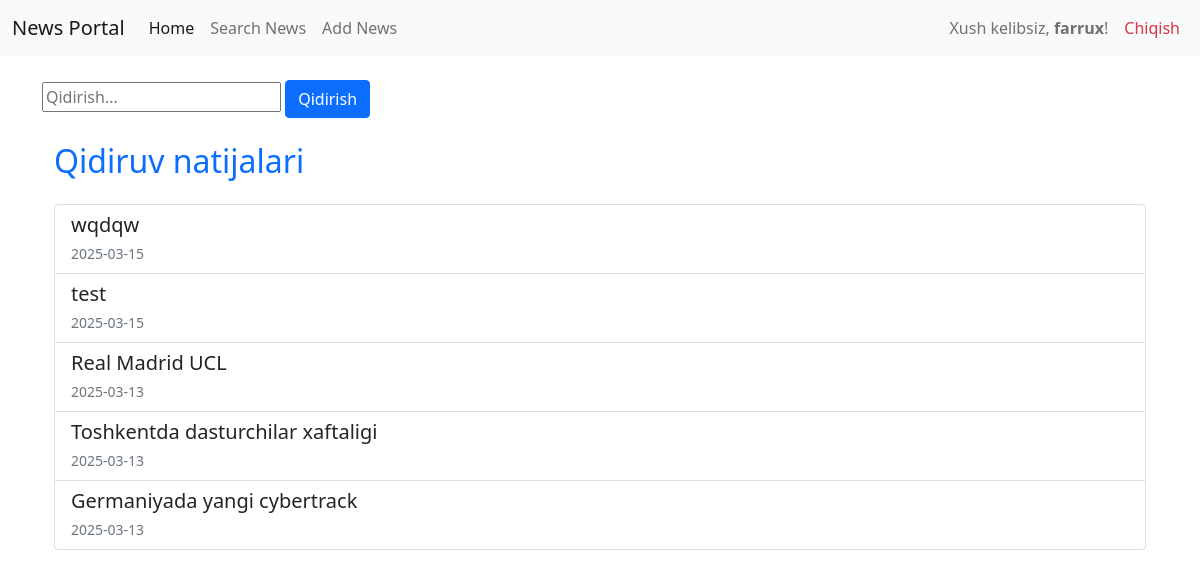
Before: /search_news/ (signed in) with the older database file.
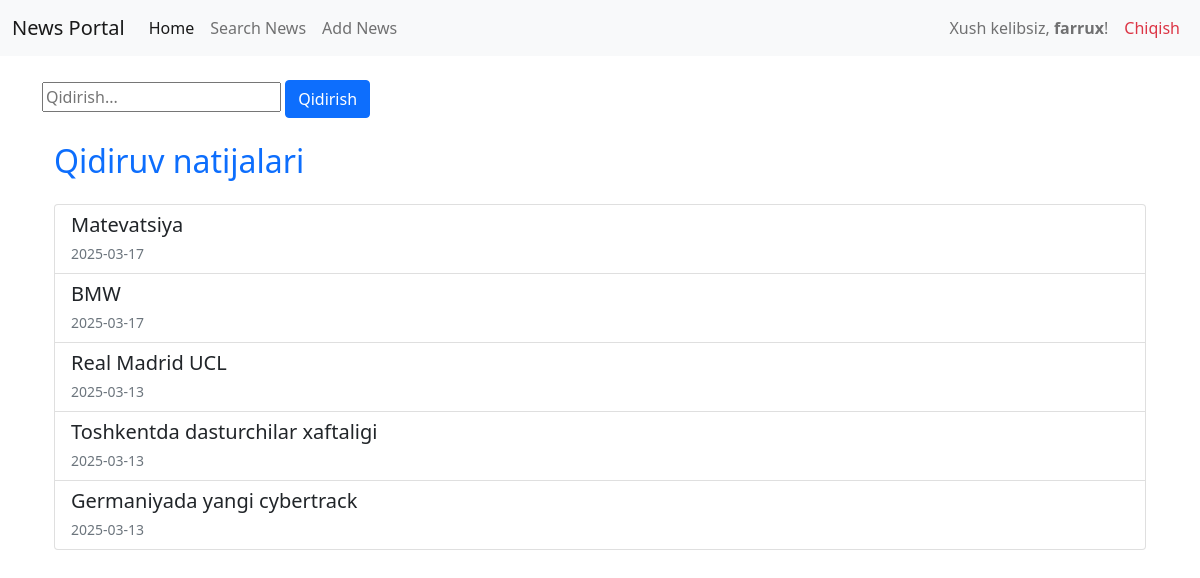
After: the same page with the newer database file.
### configapp/models.py (models this page shows, shortened)
class News(models.Model):
    title = models.CharField(max_length=150, verbose_name='news')
    context = models.TextField(blank=True)
    created_ed = models.DateTimeField(auto_now_add=True)
    updated_ed = models.DateTimeField(auto_now=True)
    category = models.ForeignKey(Categories, on_delete=models.CASCADE, related_name="news_get")
    photo = models.FileField(upload_to='media/%Y/%m/%d/')
    is_bool = models.BooleanField(default=True)
    views = models.IntegerField(default=0)
    class Meta:
        verbose_name = "NEW"
        verbose_name_plural = "NEWS"
        ordering = ['-created_ed']

### configapp/views.py (the view)
# urls.py: path('search_news/', search_view, name='search_news'),
@login_required(login_url='login')
def search_view(request):
    query = request.GET.get('q', '')
    results = News.objects.filter(
        Q(title__icontains=query) |
        Q(context__icontains=query)
    ) if query else News.objects.all()
    return render(request, 'search.html', {'news_list': results, 'query': query})

### configapp/templates/search.html (shortened to what this page needs)
{% extends 'base.html' %}
  {% block body %}
  <form method="GET" action="{% url 'search_news' %}">
    <input type="text" name="q" placeholder="Qidirish..." value="{{ query }}" />
    <button class="btn btn-primary" type="submit">Qidirish</button>
  </form>
  <div class="container mt-4">
    <h2 class="text-primary mb-4">Qidiruv natijalari</h2>
    {% if news_list %}
    <div class="list-group">
      {% for news in news_list %}
      <a
        href="{% url 'news_detail' news.id %}"
        class="list-group-item list-group-item-action"
      >
        <h5 class="mb-1">{{ news.title }}</h5>
        <small class="text-muted">{{ news.created_ed | date:'Y-m-d' }}</small>
      </a>
      {% endfor %}
    </div>
    {% else %}
    <div class="alert alert-warning" role="alert">
      <p>Hech narsa topilmadi.</p>
    </div>
    {% endif %}
  </div>
  {% endblock %}

Changed rows visible on the page:
removed News: title "wqdqw", created_ed "2025-03-15"
removed News: title "test", created_ed "2025-03-15"
added News: title "Matevatsiya", created_ed "2025-03-17"
added News: title "BMW", created_ed "2025-03-17"
